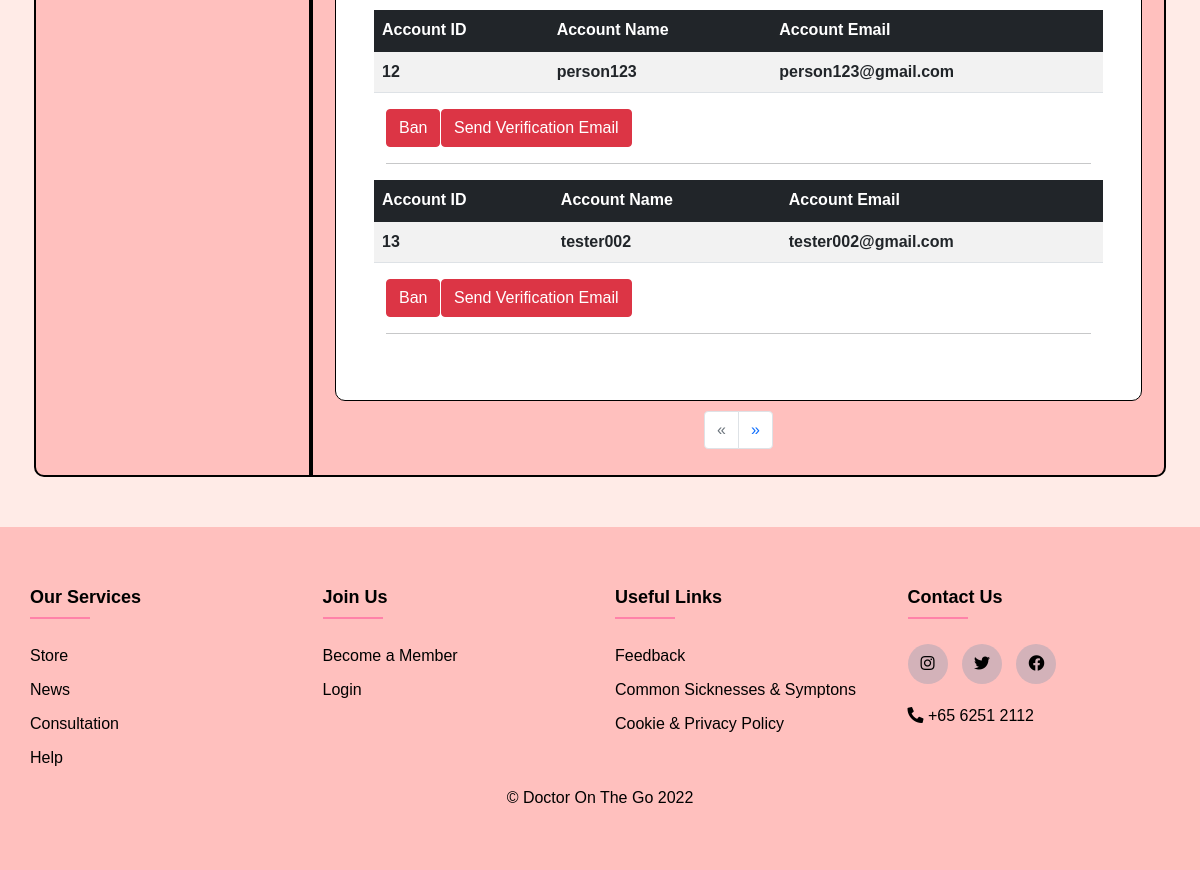
Page /staffaccountlist/1 (signed in, lower part) on the earlier database version.
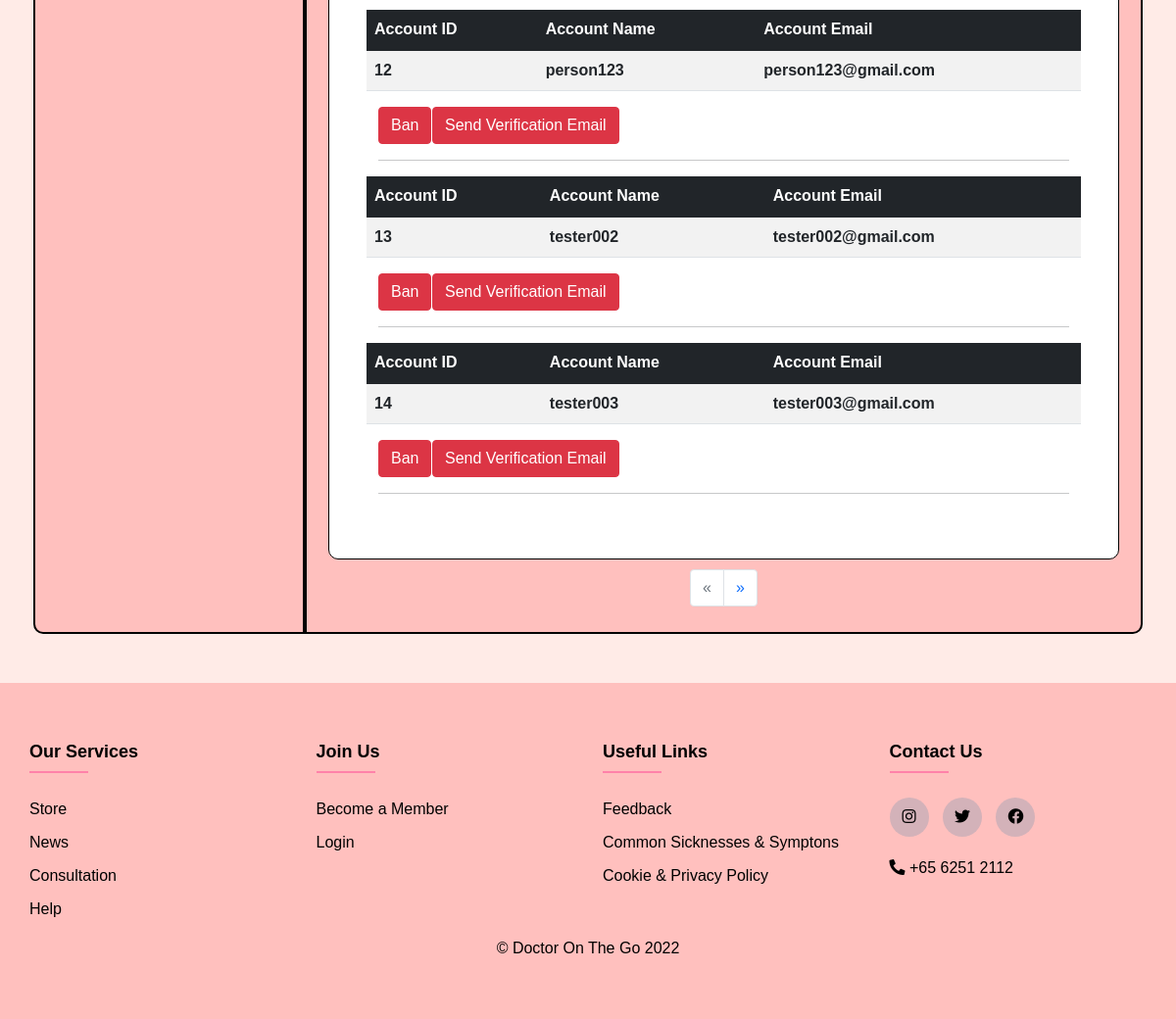
Same page on the later database version.
### models.py (models this page shows, shortened)
class User(UserMixin, db.Model):
    __tablename__ = "user"
    id = db.Column(db.Integer, primary_key=True)
    username = db.Column(db.String(80), unique=True, nullable=False)
    email = db.Column(db.String(120), unique=True, nullable=False)
    password = db.Column(db.String(300), nullable=False, unique=True)
    pfpfilename = db.Column(db.String(85))
    two_factor_enabled = db.Column(db.Boolean, nullable=False, default=False, server_default=db.false())
    otp_secret = db.Column(db.String(32))
    role = db.Column(db.String(20))
    age = db.Column(db.String(3))
    first_name = db.Column(db.LargeBinary)
    last_name = db.Column(db.LargeBinary)
    ferkey = db.Column(db.LargeBinary)
    gender = db.Column(db.String(10))
    date_joined = db.Column(db.String(50))
    doc = db.Column(db.String(60), unique=False)
    time = db.Column(db.String(30))
    remarks = db.Column(db.String(30))
    consultstate = db.Column(db.Boolean)
    failedaccess = db.Column(db.Integer)
    card_name = db.Column(db.String(300))
    card_no = db.Column(db.String(300))
    card_exp_month = db.Column(db.String(300))
    card_exp_year = db.Column(db.String(300))
    banned = db.Column(db.Boolean, nullable=False, default=False, server_default=db.false())
    verified = db.Column(db.Boolean, nullable=False, default=False, server_default=db.false())
    shipping_address = db.Column(db.String(500))
    postal_code = db.Column(db.String(500))
    unit_no = db.Column(db.String(500))
    phone_no = db.Column(db.String(500))

### routes.py (the view)
@app.route('/staffaccountlist/<int:page>', methods=["GET", "POST"])  # list member accounts
@login_required
@required_roles('admin')
def staffaccountlist(page=1):
    form = AccountListSearchForm()
    user_list = User.query.filter_by(role=None).all()
    if form.validate_on_submit():
        search = form.search.data
        return redirect(url_for('staffaccountlist_search', search=search))
    return render_template('user/staff/staffaccountlist_2.html', form=form, user_list=user_list, page=page)

### app.py (called while the page is built)
def required_roles(*roles):
    def wrapper(f):
        @wraps(f)
        def wrapped(*args, **kwargs):
            if current_user.role not in roles:
                return render_template('errors/error401.html'), 401
            return f(*args, **kwargs)
        return wrapped
    return wrapper

### routes.py (called while the page is built)
@login_manager.user_loader
def load_user(user_id):
    return User.query.get(int(user_id))

@app.before_request
def session_handler():
    session.permanent = True
    app.permanent_session_lifetime = timedelta(minutes=30)

@app.after_request
def add_header(response):
    response.headers['X-Content-Type-Options'] = 'nosniff'
    response.headers['Strict-Transport-Security'] = 'max-age=31536000; includeSubDomains'
    response.headers['X-Frame-Options'] = 'SAMEORIGIN'
    return response

### templates/user/staff/staffaccountlist_2.html (shortened to what the changed rows need)
{% extends "admin_base.html" %}
{% block head %}
<link rel="stylesheet" href="{{ url_for('static',filename='CSS/staff.css') }}"> {% endblock %}
{% block content %}
{% from "includes/_formHelper.html" import render_field %}
<div class="row" id="dashboard">
  <div class="col-lg-9 merge-boxes ps-0">
    <div id="data">
      <div class="container">
        <div class="row">
          <div id="Appointments">
            {% for user in user_list %}
            {% if user.banned %}
            <div class="row table-responsive">
              <table class="table table-striped">
                <thead class="table-danger">
                  <td style="font-weight: bold;">Account ID</td>
                  <td style="font-weight: bold;">Account Name</td>
                  <td style="font-weight: bold;">Account Email</td>
                </thead>
                <tbody>
                  <td style="font-weight: bold;">{{ user.id }}</td>
                  <td style="font-weight: bold;"> {{ user.username }}</td>
                  <td style="font-weight: bold;">{{ user.email }}</td>
                </tbody>
              </table>
            </div>
            <div class="row">
              <!--div class='col'>
                         </div-->
              <div class="col">
                <form action="{{ url_for('unbanUser', id=user.id) }}" method="POST">
                  {{ form.csrf_token }}
                  <button type="button" class="btn btn-danger" data-bs-toggle="modal"
                    data-bs-target="#myModal_{{ user.id }}">
                    Unban
                  </button>
                  <div class="modal" id="myModal_{{ user.id }}">
                    <div class="modal-dialog">
                      <div class="modal-content">
                        <div class="modal-header">
                          <h4 class="modal-title">Unban Confirmation</h4>
                          <button type="button" class="btn-close" data-bs-dismiss="modal"></button>
                        </div>
                        <div class="modal-body">
                          Are you sure you want to unban {{ user.username }} ?
                        </div>
                        <div class="modal-footer">
                          <input type="submit" value="Unban" class="btn btn-danger">
                          <button type="button" class="btn btn-secondary" data-bs-dismiss="modal">Cancel</button>
                        </div>
                      </div>
                    </div>
                  </div>
                </form>
              </div>
            </div>
            <hr>
            {% else %}
            <div class="row table-responsive">
              <table class="table table-striped">
                {% if user.verified %}
                <thead class="table-success">
                <td style="font-weight: bold;">Account ID</td>
                  <td style="font-weight: bold;">Account Name</td>
                  <td style="font-weight: bold;">Account Email</td>
                </thead>
                <tbody>
                  <td style="font-weight: bold;">{{ user.id }}</td>
                  <td style="font-weight: bold;"> {{ user.username }}</td>
                  <td style="font-weight: bold;">{{ user.email }}</td>
                </tbody>
              </table>
            </div>
            <div class="row">
                <form action="{{ url_for('banUser', id=user.id) }}" method="POST" style="width:55px;">
                  {{ form.csrf_token }}
                  <button type="button" class="btn btn-danger" data-bs-toggle="modal"
                    data-bs-target="#myModal_{{ user.id }}">
                    Ban
                  </button>
                  <div class="modal" id="myModal_{{ user.id }}">
                    <div class="modal-dialog">
                      <div class="modal-content">
                        <div class="modal-header">
                          <h4 class="modal-title">Ban Confirmation</h4>
                          <button type="button" class="btn-close" data-bs-dismiss="modal"></button>
                        </div>
                        <div class="modal-body">
                          Are you sure you want to ban {{ user.username }} ?
                        </div>
                        <div class="modal-footer">
                          <input type="submit" value="Ban" class="btn btn-danger">
                          <button type="button" class="btn btn-secondary" data-bs-dismiss="modal">Cancel</button>
                        </div>
                      </div>
                    </div>
                  </div>
                </form>
                <form action="{{ url_for('make_admin', id=user.id) }}" method="POST" style="width:55px;">
                  {{ form.csrf_token }}
                  <button type="button" class="btn btn-danger" data-bs-toggle="modal"
                    data-bs-target="#myModal_make_admin_{{ user.id }}">
                    Make Admin
                  </button>
                  <div class="modal" id="myModal_make_admin_{{ user.id }}">
                    <div class="modal-dialog">
                      <div class="modal-content">
                        <div class="modal-header">
                          <h4 class="modal-title">Make Admin Confirmation</h4>
                          <button type="button" class="btn-close" data-bs-dismiss="modal"></button>
                        </div>
                        <div class="modal-body">
                          Are you sure you want to make {{ user.username }} admin?
                        </div>
                        <div class="modal-footer">
                          <input type="submit" value="Make Admin" class="btn btn-danger">
                          <button type="button" class="btn btn-secondary" data-bs-dismiss="modal">Cancel</button>
                        </div>
                      </div>
                    </div>
                  </div>
                </form>
                  {% else %}
                  <thead class="table-dark">
                  <td style="font-weight: bold;">Account ID</td>
                  <td style="font-weight: bold;">Account Name</td>
                  <td style="font-weight: bold;">Account Email</td>
                </thead>
                <tbody>
                  <td style="font-weight: bold;">{{ user.id }}</td>
                  <td style="font-weight: bold;"> {{ user.username }}</td>
                  <td style="font-weight: bold;">{{ user.email }}</td>
                </tbody>
              </table>
            </div>
            <div class="row">
                <form action="{{ url_for('banUser', id=user.id) }}" method="POST" style="width:55px;">
                  <button type="button" class="btn btn-danger" data-bs-toggle="modal"
                    data-bs-target="#myModal_{{ user.id }}">
                    Ban
                  </button>
                </form>
                  {% endif %}
                {% if not user.verified %}
                <form action="{{ url_for('verifyEmail', id=user.id) }}" method="POST" style="width:400px;">
                  <button type="button" class="btn btn-danger" data-bs-toggle="modal"
                    data-bs-target="#myModal_verify_{{ user.id }}">
                    Send Verification Email
                  </button>
                </form>
                {% endif %}
            </div>
            <hr>
            {% endif %}
            {% endfor %}
          </div>
        </div>
      </div>
    </div>
  </div>
</div>
{% endblock %}

Differences in the rows shown:
added User: id "14", username "tester003", email "tester003@gmail.com"
